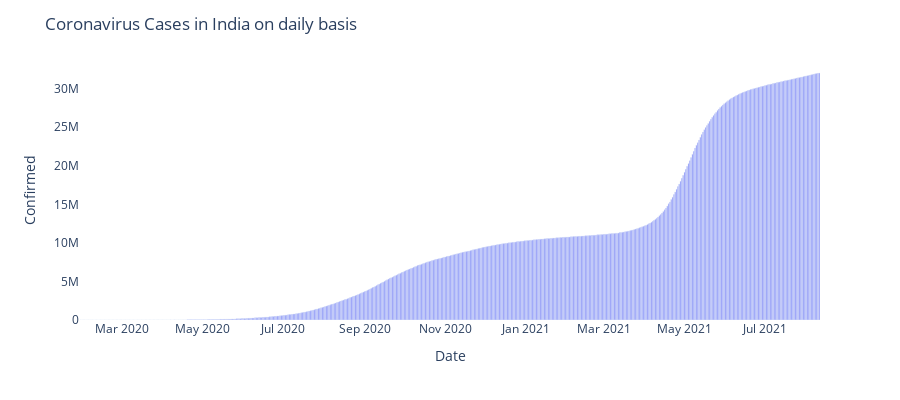

Write notebook code for a chart like this one.
### Code cell
# New COVID-19 cases reported daily in India
import plotly.express as px
fig = px.bar(df_confirmed_india, x="Date", y="Confirmed", barmode='group', height=400)
fig.update_layout(title_text='Coronavirus Cases in India on daily basis',plot_bgcolor='white')
fig.show()

### Figure 1 — Plotly figure (JSON) as saved in the notebook; plotly's stock layout.template omitted (floating-point values rounded to 4 significant figures; data arrays with more than 128 entries replaced by an {"elided": "..."} marker saying what was removed)
{"data": [{"alignmentgroup": "True", "hovertemplate": "Date=%{x}<br>Confirmed=%{y}<extra></extra>", "legendgroup": "", "marker": {"color": "#636efa", "pattern": {"shape": ""}}, "name": "", "offsetgroup": "", "orientation": "v", "showlegend": false, "textposition": "auto", "type": "bar", "x": {"elided": "560 str values"}, "xaxis": "x", "y": {"elided": "560 int values"}, "yaxis": "y"}], "layout": {"barmode": "group", "height": 400, "legend": {"tracegroupgap": 0}, "margin": {"t": 60}, "plot_bgcolor": "white", "title": {"text": "Coronavirus Cases in India on daily basis"}, "xaxis": {"anchor": "y", "domain": [0, 1], "title": {"text": "Date"}}, "yaxis": {"anchor": "x", "domain": [0, 1], "title": {"text": "Confirmed"}}}}
